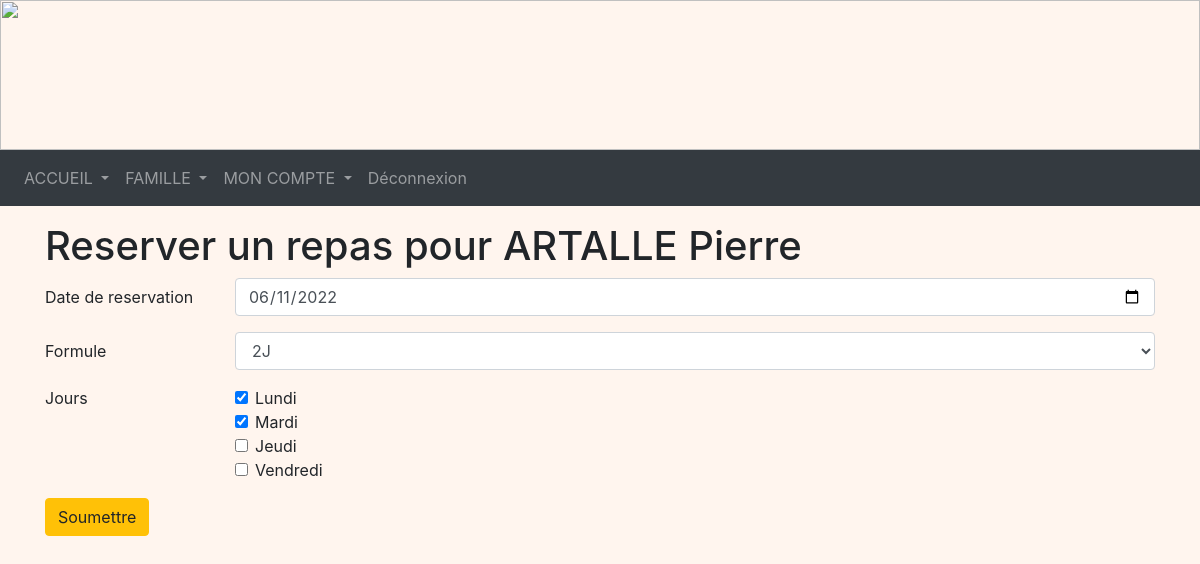
Screenshot of /enfant/1 (signed in) with the database file from the repository.
### tables this page shows
CREATE TABLE Enfant (
  code_enfant integer primary key autoincrement,
  nom_enfant TEXT NOT NULL,
  prenom_enfant TEXT NOT NULL,
  code_tarif integer NOT NULL,
  code_classe integer NOT NULL,
  code_representant integer NOT NULL,
  code_formule integer NOT NULL,
  FOREIGN KEY (code_tarif) REFERENCES Tarif(code_tarif),
  FOREIGN KEY (code_classe) REFERENCES Classe(code_classe),
  FOREIGN KEY (code_representant) REFERENCES Representant(code_representant)
  FOREIGN KEY (code_formule) REFERENCES Formule(code_formule)
);

CREATE TABLE Jour (
  code_jour integer PRIMARY KEY,
  jour TEXT NOT NULL
);

### representant.py (the view, shortened to what this page needs)
@app.route('/enfant/<int:code_enfant>', methods = ["POST", "GET"])
@login_required
def enfant(code_enfant):
    db = get_db()
    cur = db.cursor()
    representant = cur.execute("SELECT code_representant FROM Representant WHERE identifiant = ?", (flask_login.current_user.name, )).fetchone()
    enfant = cur.execute("SELECT * FROM Enfant WHERE code_representant = ? and code_enfant = ?", (representant[0], code_enfant, )).fetchone()
    enfants = cur.execute("SELECT code_enfant, prenom_enfant FROM Enfant WHERE code_representant = ?", (representant[0], )).fetchall()
    formules = cur.execute("SELECT * FROM Formule").fetchall()
    joursManges = cur.execute("SELECT J.code_jour FROM Mange AS M INNER JOIN Jour AS J ON M.code_jour = J.code_jour WHERE M.code_enfant = ?", (code_enfant, )).fetchall()
    jours = cur.execute("SELECT * FROM  Jour").fetchall()
    now = datetime.datetime.today().strftime('%Y-%m-%d')
    return render_template('R_enfant.html', enfants = enfants, enfant = enfant, now = now, formules = formules, jours = jours, joursManges = joursManges)

### main.py (called while the page is built)
@login_manager.user_loader
def load_user(user_id):
    db = get_db()
    cur = db.cursor()
    user = cur.execute('SELECT identifiant, mot_de_passe FROM Compte WHERE identifiant=?', (user_id, )).fetchone()
    user = User(user[0], user[1])
    return user

def get_db():
    if 'db' not in g:
        g.db = sqlite3.connect(DATABASE)
    return g.db

@app.teardown_appcontext
def close_connection(exception):
    db = g.pop('db', None)
    if db is not None:
        db.close()

### templates/R_enfant.html (shortened to what this page needs)
<!DOCTYPE html>
<html>
<head>
    <link rel="stylesheet" href="https://cdn.jsdelivr.net/npm/bootstrap@4.3.1/dist/css/bootstrap.min.css"
>
    <link rel="stylesheet" href="/static/css/main.css">
</head>
</head>
<body>
    <img style="width: 100%; height: 150px;"
        src="https://www.logarric.com/wp-content/uploads/2014/06/calendreta-lo-garric3.png" alt="">
    <nav class="navbar navbar-expand-lg navbar-dark bg-dark">
        <div class="collapse navbar-collapse" id="navbarNavDropdown">
            <ul class="navbar-nav">
                <li class="nav-item dropdown">
                    <a class="nav-link dropdown-toggle" href="#" id="navbarDropdownMenuLink" role="button"
                        data-bs-toggle="dropdown" aria-expanded="false">
                        ACCUEIL
                    </a>
                </li>
                <li class="nav-item dropdown">
                    <a class="nav-link dropdown-toggle" href="#" id="navbarDropdownMenuLink" role="button"
                        data-bs-toggle="dropdown" aria-expanded="false">
                        FAMILLE
                    </a>
                </li>
                <li class="nav-item dropdown">
                    <a class="nav-link dropdown-toggle" href="#" id="navbarDropdownMenuLink" role="button"
                        data-bs-toggle="dropdown" aria-expanded="false">
                        MON COMPTE
                    </a>
                </li>
                <li class="nav-item float-right">
                    <a class="nav-link" btn-outline-success href="/deconnexion">Déconnexion</a>
                </li>
            </ul>
        </div>
    </nav>
    <div class="container mt-3 mb-3">
        <h1>Reserver un repas pour {{ enfant[1] }} {{ enfant[2] }}</h1>
        <form method="POST">
            <div class="row mb-3">
                <label class="col-sm-2 col-form-label" for="repas">Date de reservation</label>
                <div class="col-sm-10">
                    <input class="form-control" type="date" id="repas" name="repas" value="{{ now }}" min="2010-01-01"
                        max="2100-12-31">
                </div>
            </div>
            <div class="row mb-3">
                <label for="formule" class="col-sm-2 col-form-label">Formule</label>
                <div class="col-sm-10">
                    <select name="formule" class="form-control" id="formule">
                        {% for formule in formules %}
                        {% if enfant[6] == formule[0] %}
                        <option value="{{ formule[0] }}" selected>{{ formule[1] }}</option>
                        {% else %}
                        <option value="{{ formule[0] }}">{{ formule[1] }}</option>
                        {% endif %}
                        {% endfor %}
                    </select>
                </div>
            </div>
            <div class="form-group row">
                <div class="col-sm-2">Jours</div>
                <div class="col-sm-10">
                    {% for jour in jours %}
                    <div class="form-check">
                        {% set br = namespace (break = 1) %}
                        {% for jourMange in joursManges %}
                            {% if jour[0] == jourMange[0] %}
                                <input class="form-check-input" type="checkbox" value="{{ jour[0] }}" name="{{ jour[1] }}" id="{{ jour[1] }}" checked>
                                {% set br.break = 0 %}
                            {% endif %}
                        {% endfor %}
                        {% if br.break == 1 %}
                            <input class="form-check-input" type="checkbox" value="{{ jour[0] }}" name="{{ jour[1] }}" id="{{ jour[1] }}">
                        {% endif %}
                        <label class="form-check-label" for="{{ jour[1] }}">
                            {{ jour[1] }}
                        </label>
                    </div>
                    {% endfor %}
                </div>
            </div>
            <button type="submit" class="btn btn-warning mb-3">Soumettre</button>
        </form>
    </div>
</body>
</html>

### static/css/main.css (style rules this page uses)
body { background-repeat: no-repeat; background-color:rgb(265,245,238); height: 110px; margin: 0px; }

### rows the page displays
Enfant: nom_enfant "ARTALLE", prenom_enfant "Pierre"
Jour: jour "Lundi"
Jour: jour "Mardi"
Jour: jour "Jeudi"
Jour: jour "Vendredi"

### other values shown
form field formule "2J"
